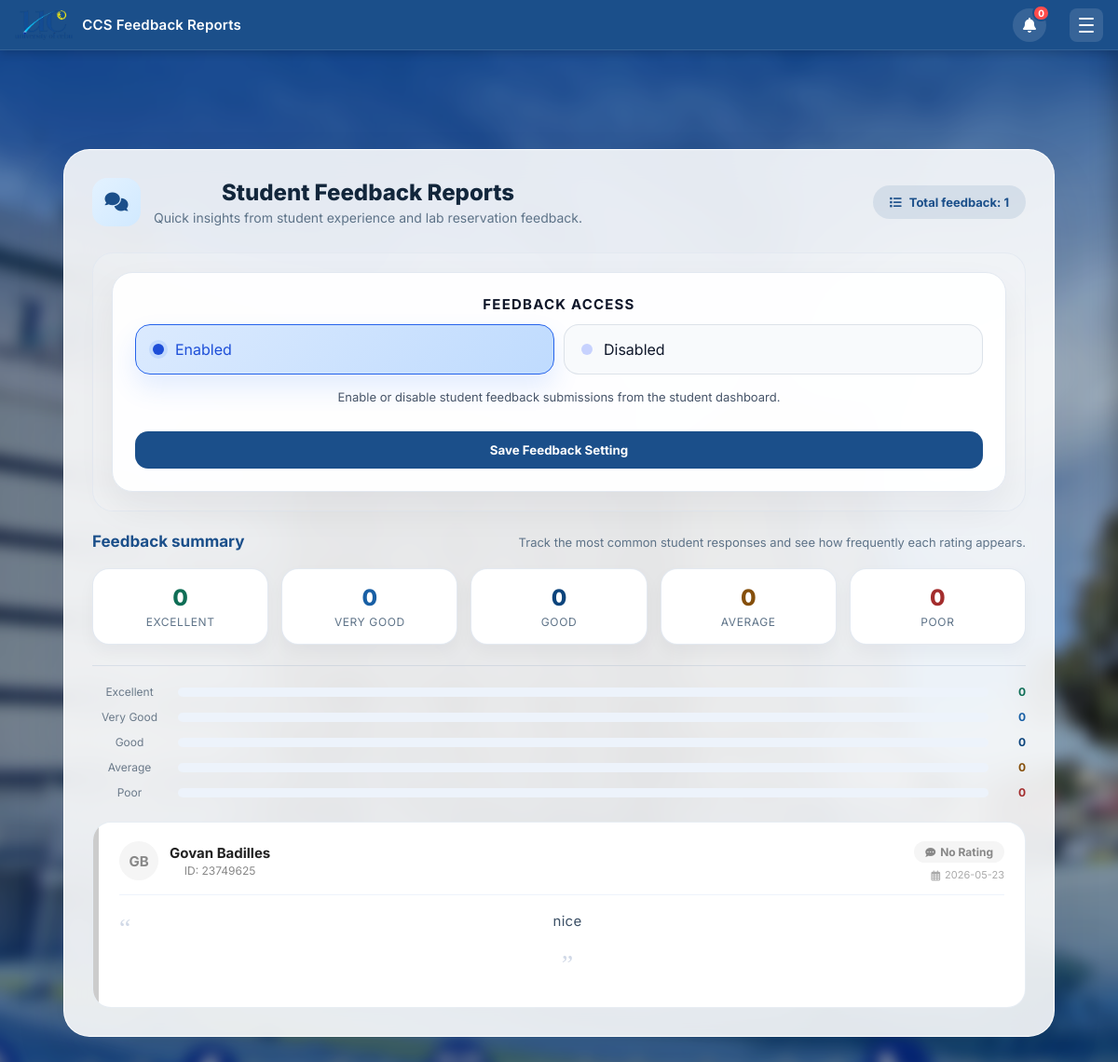
The app's page /admin_feedbacks (signed in) with its own data.
### tables this page shows
CREATE TABLE student_feedback (
            id INTEGER PRIMARY KEY AUTOINCREMENT,
            id_number TEXT NOT NULL,
            student_name TEXT NOT NULL,
            message TEXT NOT NULL,
            rating TEXT DEFAULT '',
            date_submitted DATETIME DEFAULT CURRENT_TIMESTAMP
        );

### app.py (the view)
@app.route('/admin_feedbacks')
def admin_feedbacks():
    if 'user_id' not in session or session.get('role') != 'admin':
        return redirect(url_for('home'))
    conn = get_db_connection()
    cur  = conn.cursor()
    cur.execute("SELECT * FROM student_feedback ORDER BY date_submitted DESC")
    feedbacks = cur.fetchall()
    reservations_enabled = get_setting(conn, 'reservations_enabled', 'Enabled')
    feedback_enabled     = get_setting(conn, 'feedback_enabled',     'Enabled')
    conn.close()
    return render_template('admin_feedbacks.html', feedbacks=feedbacks,
        reservations_enabled=reservations_enabled, feedback_enabled=feedback_enabled)

### app.py (called while the page is built)
def get_db_connection():
    if USE_PG:
        conn = psycopg2.connect(DATABASE_URL, cursor_factory=psycopg2.extras.RealDictCursor)
        conn.autocommit = False
        return conn
    else:
        conn = sqlite3.connect(DB_PATH)
        conn.row_factory = sqlite3.Row
        return conn

def get_setting(conn, key, default=None):
    row = conn.cursor() if USE_PG else conn
    cur = conn.cursor()
    cur.execute(f"SELECT value FROM app_settings WHERE key = {PH}", (key,))
    result = cur.fetchone()
    return result['value'] if result else default

### templates/admin_feedbacks.html (shortened to what this page needs)
<!DOCTYPE html>
<html lang="en">
<head>
    <link rel="stylesheet" href="{{ url_for('static', filename='style.css') }}">
    <link rel="stylesheet" href="{{ url_for('static', filename='admin.css') }}">
    <link rel="stylesheet" href="https://cdnjs.cloudflare.com/ajax/libs/font-awesome/6.0.0/css/all.min.css">
</head>
<body class="admin-page">
<nav class="navbar">
    <div class="nav-left">
        <img src="{{ url_for('static', filename='images/uclogonav.png') }}" alt="UC Logo">
        <span class="nav-brand">{{ get_navbar_title() }}</span>
    </div>
    <div class="nav-right">
        <div class="notif-wrapper" id="notifWrapper">
            <button class="notif-bell-btn" id="notifBellBtn" onclick="toggleNotifDropdown(event)" title="Notifications">
                <i class="fas fa-bell"></i>
                <span class="notif-badge" id="notifBadge" style="display:none;">0</span>
            </button>
        </div>
        <button class="hamburger-btn" id="hamburgerBtn" onclick="toggleSidebar()">
            <span></span><span></span><span></span>
        </button>
    </div>
</nav>
<div class="admin-container">
    <div class="admin-glass-card">
        <div class="page-header">
            <div class="page-header-left">
                <div class="page-icon"><i class="fas fa-comments"></i></div>
                <div>
                    <h1 class="page-title">Student Feedback Reports</h1>
                    <p class="page-subtitle">Quick insights from student experience and lab reservation feedback.</p>
                </div>
            </div>
            <div class="page-badge">
                <i class="fas fa-list"></i>
                Total feedback: {{ feedbacks|length }}
            </div>
        </div>
        <div class="settings-panel">
            <div class="settings-card">
                <h3>Feedback Access</h3>
                <form action="/admin_update_system_settings" method="POST" style="display:grid; gap:12px;">
                    <div class="setting-control">
                        <div class="toggle-options">
                            <label class="toggle-option {% if feedback_enabled == 'Enabled' %}active{% endif %}">
                                <span class="option-dot"></span>
                                <span>Enabled</span>
                            </label>
                            <label class="toggle-option {% if feedback_enabled == 'Disabled' %}active{% endif %}">
                                <span class="option-dot"></span>
                                <span>Disabled</span>
                            </label>
                        </div>
                        <p>Enable or disable student feedback submissions from the student dashboard.</p>
                    </div>
                    <button type="submit" class="settings-save">Save Feedback Setting</button>
                </form>
            </div>
        </div>
        {% set exc_count = feedbacks | selectattr('rating', 'equalto', 'Excellent') | list | length %}
        {% set vg_count  = feedbacks | selectattr('rating', 'equalto', 'Very Good') | list | length %}
        {% set gd_count  = feedbacks | selectattr('rating', 'equalto', 'Good')      | list | length %}
        {% set av_count  = feedbacks | selectattr('rating', 'equalto', 'Average')   | list | length %}
        {% set pr_count  = feedbacks | selectattr('rating', 'equalto', 'Poor')      | list | length %}
        <div class="section-heading">
            <h2>Feedback summary</h2>
            <p>Track the most common student responses and see how frequently each rating appears.</p>
        </div>
        <div class="fb-stats-grid">
            <div class="fb-stat-chip chip-exc">
                <div class="chip-count">{{ exc_count }}</div>
                <div class="chip-label">Excellent</div>
            </div>
            <div class="fb-stat-chip chip-vg">
                <div class="chip-count">{{ vg_count }}</div>
                <div class="chip-label">Very Good</div>
            </div>
            <div class="fb-stat-chip chip-gd">
                <div class="chip-count">{{ gd_count }}</div>
                <div class="chip-label">Good</div>
            </div>
            <div class="fb-stat-chip chip-av">
                <div class="chip-count">{{ av_count }}</div>
                <div class="chip-label">Average</div>
            </div>
            <div class="fb-stat-chip chip-pr">
                <div class="chip-count">{{ pr_count }}</div>
                <div class="chip-label">Poor</div>
            </div>
        </div>
        <div class="fb-bars">
            {% set bar_data = [
                ('Excellent', exc_count, '#1D9E75', '#0F6E56'),
                ('Very Good', vg_count,  '#378ADD', '#185FA5'),
                ('Good',      gd_count,  '#185FA5', '#0C447C'),
                ('Average',   av_count,  '#EF9F27', '#854F0B'),
                ('Poor',      pr_count,  '#E24B4A', '#A32D2D')
            ] %}
            {% for label, count, bar_color, text_color in bar_data %}
            <div class="fb-bar-row">
                <span class="bar-label">{{ label }}</span>
                <div class="fb-bar-track">
                </div>
                <span class="bar-count" style="color:{{ text_color }};">{{ count }}</span>
            </div>
            {% endfor %}
        </div>
        <div class="feedback-list">
            {% if feedbacks %}
                {% for fb in feedbacks %}
                    {% if fb['rating'] == 'Excellent' %}
                        {% set r_class = 'rating-excellent' %}
                        {% set r_icon  = 'fa-star' %}
                        {% set r_label = 'Excellent' %}
                    {% elif fb['rating'] == 'Very Good' %}
                        {% set r_class = 'rating-verygood' %}
                        {% set r_icon  = 'fa-smile-beam' %}
                        {% set r_label = 'Very Good' %}
                    {% elif fb['rating'] == 'Good' %}
                        {% set r_class = 'rating-good' %}
                        {% set r_icon  = 'fa-smile' %}
                        {% set r_label = 'Good' %}
                    {% elif fb['rating'] == 'Average' %}
                        {% set r_class = 'rating-average' %}
                        {% set r_icon  = 'fa-meh' %}
                        {% set r_label = 'Average' %}
                    {% elif fb['rating'] == 'Poor' %}
                        {% set r_class = 'rating-poor' %}
                        {% set r_icon  = 'fa-frown' %}
                        {% set r_label = 'Poor' %}
                    {% else %}
                        {% set r_class = 'rating-none' %}
                        {% set r_icon  = 'fa-comment-dots' %}
                        {% set r_label = 'No Rating' %}
                    {% endif %}
                    {% set name_parts = fb['student_name'].split() %}
                    {% if name_parts|length >= 2 %}
                        {% set initials = name_parts[0][0] ~ name_parts[-1][0] %}
                    {% else %}
                        {% set initials = fb['student_name'][:2] %}
                    {% endif %}
                    <div class="feedback-card {{ r_class }}">
                        <div class="feedback-card-accent"></div>
                        <div class="feedback-card-body">
                            <div class="fb-card-header">
                                <div class="fb-user-row">
                                    <div class="fb-avatar">{{ initials | upper }}</div>
                                    <div>
                                        <div class="fb-name">{{ fb['student_name'] }}</div>
                                        <div class="fb-id">ID: {{ fb['id_number'] }}</div>
                                    </div>
                                </div>
                                <div class="fb-meta">
                                    <span class="fb-rating-badge">
                                        <i class="fas {{ r_icon }}" style="font-size:11px;"></i> {{ r_label }}
                                    </span>
                                    <span class="fb-date">
                                        <i class="far fa-calendar-alt"></i> {{ fb['date_submitted'][:10] }}
                                    </span>
                                </div>
                            </div>
                            <p class="fb-message">{{ fb['message'] }}</p>
                        </div>
                    </div>
                {% endfor %}
            {% endif %}
        </div>
    </div>
</div>
</body>
</html>

### static/style.css (style rules this page uses)
* { box-sizing: border-box; margin: 0; padding: 0; font-family: 'Inter', 'Segoe UI', Tahoma, Geneva, Verdana, sans-serif; }
html { scroll-behavior: smooth; }
body { background-color: #EBEBEB; }
h2 { text-align: center; color: #333; margin-top: 10px; margin-bottom: 30px; font-size: 28px; font-weight: bold; }
.navbar { background-color: rgba(21, 76, 121, 0.95); padding: 15px 30px; display: flex; justify-content: space-between; align-items: center; color: white; box-shadow: 0 2px 5px rgba(0,0,0,0.2); position: fixed; top: 0; left: 0; width: 100% !important; z-index: 9999; }
body { padding-top: 80px; }
.notif-wrapper { position: relative; display: inline-flex; align-items: center; margin-right: 15px; }
.notif-bell-btn { background: rgba(255,255,255,0.12); border: none; color: white; width: 38px; height: 38px; border-radius: 50%; cursor: pointer; font-size: 18px; display: flex; align-items: center; justify-content: center; position: relative; transition: background 0.2s, transform 0.2s; }
.notif-badge { position: absolute; top: -4px; right: -4px; background: #ff4c4c; color: white; font-size: 10px; font-weight: bold; min-width: 18px; height: 18px; border-radius: 9px; display: flex !important; align-items: center; justify-content: center; padding: 0 4px; border: 2px solid #1b4f8a; line-height: 1; animation: badgePop 0.3s ease; }

### static/admin.css (style rules this page uses)
body.admin-page { margin: 0; display: flex; flex-direction: column; position: relative; font-family: sans-serif; }
body.admin-page::before { content: ""; position: fixed; top: -20px; left: -20px; right: -20px; bottom: -20px; background-image: url('/static/images/ucbackground.jpg'); background-size: cover; background-position: center; background-repeat: no-repeat; filter: blur(8px) brightness(0.8); z-index: -1; }
.admin-container { display: block; z-index: 1; padding: 28px 40px 50px; margin: 54px auto 0; width: 100%; max-width: 1600px; min-height: calc(100vh - 54px); box-sizing: border-box; }
.admin-glass-card { background: linear-gradient(135deg, rgba(255, 255, 255, 0.82), rgba(255, 255, 255, 0.35)); backdrop-filter: blur(20px); padding: 40px; width: 100%; max-width: 1100px; margin: 0 auto; border-radius: 20px; box-shadow: 0 15px 35px rgba(0, 0, 0, 0.2); border: 1px solid rgba(255, 255, 255, 0.6); position: relative; text-align: center; }
.navbar { position: fixed; top: 0; left: 0; width: 100%; box-sizing: border-box; z-index: 9999; background: #1b4f8a; border-bottom: 1px solid rgba(255, 255, 255, 0.1); display: flex; justify-content: space-between; align-items: center; height: 54px; padding: 0 16px; }
.navbar { height: 54px !important; padding: 0 16px !important; background: #1b4f8a !important; display: flex !important; align-items: center !important; justify-content: space-between !important; position: fixed !important; top: 0 !important; left: 0 !important; width: 100% !important; z-index: 9999 !important; box-shadow: 0 2px 10px rgba(0,0,0,0.2) !important; box-sizing: border-box !important; }
.nav-left { display: flex; align-items: center; gap: 10px; }
.nav-left img { height: 32px; width: auto; }
.nav-brand { color: white; font-size: 14px; font-weight: 600; letter-spacing: 0.2px; white-space: nowrap; }
.nav-right { display: flex; align-items: center; gap: 10px; }
.hamburger-btn { width: 36px; height: 36px; border-radius: 8px; border: none; background: rgba(255,255,255,0.12); cursor: pointer; display: flex; flex-direction: column; align-items: center; justify-content: center; gap: 5px; transition: background 0.2s; flex-shrink: 0; }
.hamburger-btn span { display: block; width: 16px; height: 2px; background: white; border-radius: 2px; transition: all 0.28s cubic-bezier(0.4,0,0.2,1); }
.notif-wrapper { position: relative; display: inline-flex; align-items: center; }
.notif-bell-btn { background: rgba(255,255,255,0.12); border: none; color: white; width: 36px; height: 36px; border-radius: 50%; cursor: pointer; font-size: 16px; display: flex; align-items: center; justify-content: center; position: relative; transition: background 0.2s, transform 0.2s; }
.notif-badge { position: absolute; top: -4px; right: -4px; background: #ff4c4c; color: white; font-size: 10px; font-weight: bold; min-width: 18px; height: 18px; border-radius: 9px; display: flex !important; align-items: center; justify-content: center; padding: 0 4px; border: 2px solid #1b4f8a; line-height: 1; }

### records on screen
student_feedback: initials "GB", student_name "Govan Badilles", id_number "23749625", r_label "No Rating", date_submitted "2026-05-23", message "nice"

### other values on screen
{{ get_navbar_title() }} "CCS Feedback Reports"
{{ feedbacks|length }} "1"
{{ exc_count }} "0"
{{ vg_count }} "0"
{{ gd_count }} "0"
{{ av_count }} "0"
{{ pr_count }} "0"
{{ label }} "Excellent" "Very Good" "Good" "Average" "Poor"
{{ count }} "0" "0" "0" "0" "0"
